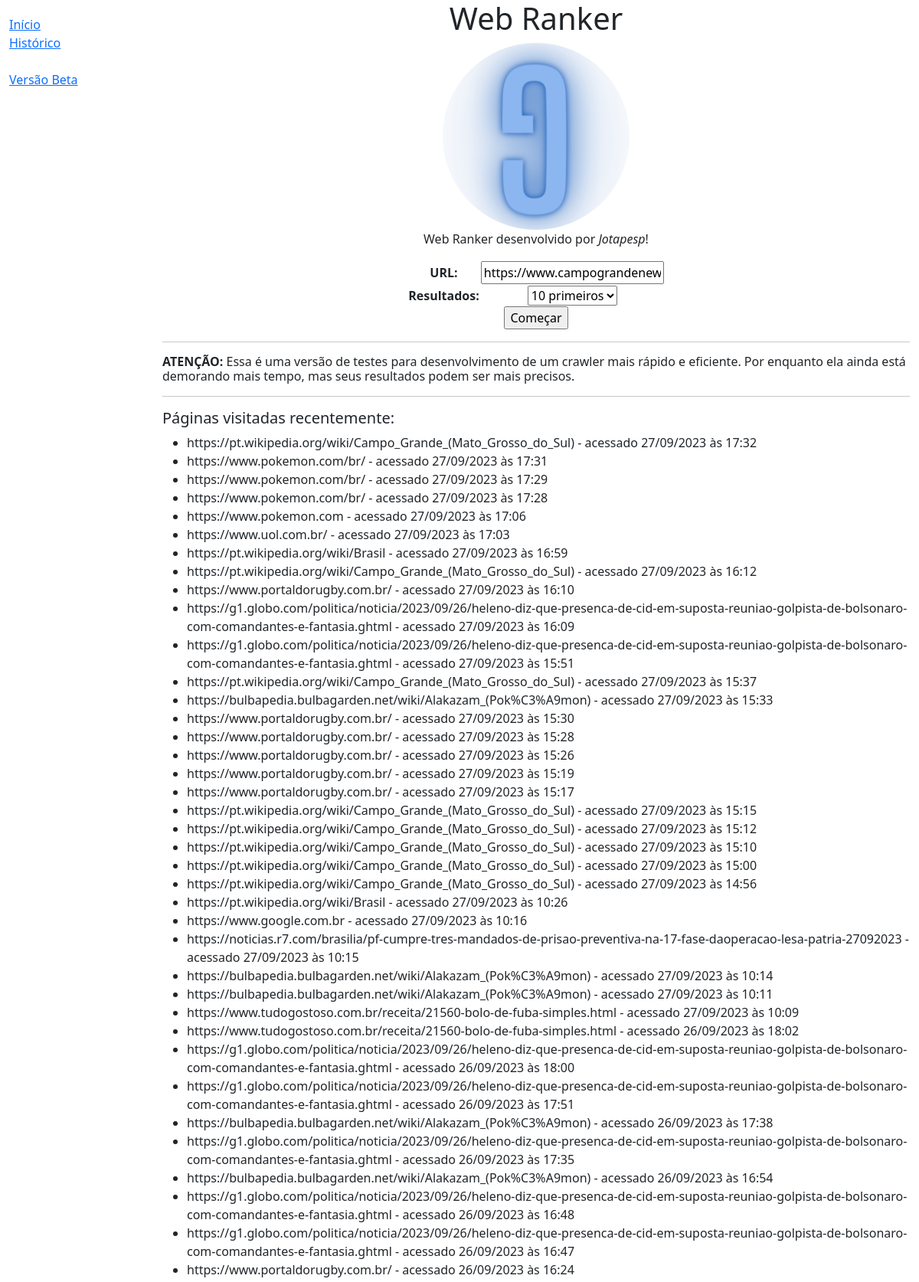
The page /catalog/beta/ (signed in, upper part) on the database its author committed.
### catalog/models.py (models this page shows, shortened)
class Links(models.Model):
    uid = models.AutoField(primary_key=True)
    user = models.IntegerField(null=True, blank=True)
    title = models.CharField(max_length=100, null=True, blank=True)
    url = models.URLField(verbose_name = "URL", help_text="Enter URL to start crawling")
    date = models.DateTimeField(auto_now_add=True)
    class Meta:
        ordering = ['-date', 'title', 'url']

### catalog/views.py (the view)
# urls.py: path('beta/', views.beta, name='beta')
def beta(request):
    TAM = 10
    retrieved_urls = []
    u_id = request.session.get('u_id', -1)
    user = User()
    if u_id == -1:
        user = User.objects.create()
        u_id = user.uid
        request.session['u_id'] = u_id
    else:
        user = User.objects.get(uid=u_id)
    if request.method == 'POST':
        form = EnterURLForm(request.POST)
        if form.is_valid():
            crawler = asyncio.run(create_async_crawler(form.cleaned_data['url']))
            link = Links(url=form.cleaned_data['url'], user=u_id)
            link.save()
            TAM = int(form.cleaned_data['pag'])
            retrieved_urls = crawler.tfidf_vectorize(tam=TAM)
    else:
        form = EnterURLForm(initial={'url': 'https://www.campograndenews.com.br/cidades/capital/pai-de-maniaco-entrega-arma-do-filho-a-policia'})
    links_list = Links.objects.filter(user__exact=u_id)
    message = """Essa é uma versão de testes para desenvolvimento de um crawler
mais rápido e eficiente. Por enquanto ela ainda está demorando mais tempo, mas
seus resultados podem ser mais precisos."""
    context = {
        'links_list': links_list,
        'form': form,
        'retrieved_urls': retrieved_urls,
        'total_pages': TAM,
        'attention_message': message,
    }
    return render(request, 'home.html', context=context)

### catalog/forms.py (shortened to what this page needs)
class EnterURLForm(forms.Form):
    url = forms.URLField(label="URL", required=True)
    pag_choices = (
                ('10', '10 primeiros'),
                ('15', '15 primeiros'),
                ('20', '20 primeiros'),
                ('25', '25 primeiros'),
                ('30', '30 primeiros'),
                ('35', '35 primeiros'),
                ('-1', 'Todos'),
                )
    pag = forms.ChoiceField(label="Resultados", required=True, choices=pag_choices)

### catalog/templates/home.html (shortened to what this page needs)
{% extends "base.html" %}
{% block content %}
  <h1>Web Ranker</h1>
  {% load static %}
  <img src="{% static 'images/logo.png' %}" class="center" title="Logo image: an upside-down G">
  <p>
    Web Ranker desenvolvido por
    <em>Jotapesp</em>!
  </p>
  <form action="" method="POST">
    <table align="center">
      {{ form.as_table }}
    </table>
    <input type="submit" value="Começar">
  </form>
  {% if not request.POST %}
  <hr>
  <h6>
    <strong>ATENÇÃO: </strong>{{ attention_message }}
  </h6>
  <hr>
  {% endif %}
  <h5>Páginas visitadas recentemente:</h5>
  <ul>
    {% if links_list %}
      {% for link in links_list %}
      <li>{% if link.title %}<strong>{{ link.title }}:</strong>{% endif %} {{ link.url }} - acessado {{ link.date|date:"d/m/Y" }} às {{ link.date|time:"H:i" }}</li>
      {% endfor %}
    {% else %}
      <li>Você ainda não enviou nenhuma URL</li>
    {% endif %}
  </ul>
{% endblock %}

### catalog/static/css/styles.css (style rules this page uses)
.center { display: block; margin-left: auto; margin-right: auto; width: 25%; height: auto; border-radius: 50%; }

### catalog/templates/base.html (style rules this page uses)
h1 { text-align: center; }
p { text-align: center; }
form { text-align: center; }
table { text-align: center; }

### rows shown on the page
Links: url "https://pt.wikipedia.org/wiki/Campo_Grande_(Mato_Grosso_do_Sul)", date "27/09/2023", date "17:32"
Links: url "https://www.pokemon.com/br/", date "27/09/2023", date "17:31"
Links: url "https://www.pokemon.com/br/", date "27/09/2023", date "17:29"
Links: url "https://www.pokemon.com/br/", date "27/09/2023", date "17:28"
Links: url "https://www.pokemon.com", date "27/09/2023", date "17:06"
Links: url "https://www.uol.com.br/", date "27/09/2023", date "17:03"
Links: url "https://pt.wikipedia.org/wiki/Brasil", date "27/09/2023", date "16:59"
Links: url "https://pt.wikipedia.org/wiki/Campo_Grande_(Mato_Grosso_do_Sul)", date "27/09/2023", date "16:12"
Links: url "https://www.portaldorugby.com.br/", date "27/09/2023", date "16:10"
Links: url "https://g1.globo.com/politica/noticia/2023/09/26/heleno-diz-que-presenca-de-cid-em-suposta-reuniao-golpista-de-bolsonaro-com-comandantes-e-fantasia.ghtml", date "27/09/2023", date "16:09"
Links: url "https://g1.globo.com/politica/noticia/2023/09/26/heleno-diz-que-presenca-de-cid-em-suposta-reuniao-golpista-de-bolsonaro-com-comandantes-e-fantasia.ghtml", date "27/09/2023", date "15:51"
Links: url "https://pt.wikipedia.org/wiki/Campo_Grande_(Mato_Grosso_do_Sul)", date "27/09/2023", date "15:37"
Links: url "https://bulbapedia.bulbagarden.net/wiki/Alakazam_(Pok%C3%A9mon)", date "27/09/2023", date "15:33"
Links: url "https://www.portaldorugby.com.br/", date "27/09/2023", date "15:30"
Links: url "https://www.portaldorugby.com.br/", date "27/09/2023", date "15:28"
Links: url "https://www.portaldorugby.com.br/", date "27/09/2023", date "15:26"
Links: url "https://www.portaldorugby.com.br/", date "27/09/2023", date "15:19"
Links: url "https://www.portaldorugby.com.br/", date "27/09/2023", date "15:17"
Links: url "https://pt.wikipedia.org/wiki/Campo_Grande_(Mato_Grosso_do_Sul)", date "27/09/2023", date "15:15"
Links: url "https://pt.wikipedia.org/wiki/Campo_Grande_(Mato_Grosso_do_Sul)", date "27/09/2023", date "15:12"
Links: url "https://pt.wikipedia.org/wiki/Campo_Grande_(Mato_Grosso_do_Sul)", date "27/09/2023", date "15:10"
Links: url "https://pt.wikipedia.org/wiki/Campo_Grande_(Mato_Grosso_do_Sul)", date "27/09/2023", date "15:00"
Links: url "https://pt.wikipedia.org/wiki/Campo_Grande_(Mato_Grosso_do_Sul)", date "27/09/2023", date "14:56"
Links: url "https://pt.wikipedia.org/wiki/Brasil", date "27/09/2023", date "10:26"
Links: url "https://www.google.com.br", date "27/09/2023", date "10:16"
Links: url "https://noticias.r7.com/brasilia/pf-cumpre-tres-mandados-de-prisao-preventiva-na-17-fase-daoperacao-lesa-patria-27092023", date "27/09/2023", date "10:15"
Links: url "https://bulbapedia.bulbagarden.net/wiki/Alakazam_(Pok%C3%A9mon)", date "27/09/2023", date "10:14"
Links: url "https://bulbapedia.bulbagarden.net/wiki/Alakazam_(Pok%C3%A9mon)", date "27/09/2023", date "10:11"
Links: url "https://www.tudogostoso.com.br/receita/21560-bolo-de-fuba-simples.html", date "27/09/2023", date "10:09"
Links: url "https://www.tudogostoso.com.br/receita/21560-bolo-de-fuba-simples.html", date "26/09/2023", date "18:02"
Links: url "https://g1.globo.com/politica/noticia/2023/09/26/heleno-diz-que-presenca-de-cid-em-suposta-reuniao-golpista-de-bolsonaro-com-comandantes-e-fantasia.ghtml", date "26/09/2023", date "18:00"
Links: url "https://g1.globo.com/politica/noticia/2023/09/26/heleno-diz-que-presenca-de-cid-em-suposta-reuniao-golpista-de-bolsonaro-com-comandantes-e-fantasia.ghtml", date "26/09/2023", date "17:51"
Links: url "https://bulbapedia.bulbagarden.net/wiki/Alakazam_(Pok%C3%A9mon)", date "26/09/2023", date "17:38"
Links: url "https://g1.globo.com/politica/noticia/2023/09/26/heleno-diz-que-presenca-de-cid-em-suposta-reuniao-golpista-de-bolsonaro-com-comandantes-e-fantasia.ghtml", date "26/09/2023", date "17:35"
Links: url "https://bulbapedia.bulbagarden.net/wiki/Alakazam_(Pok%C3%A9mon)", date "26/09/2023", date "16:54"
Links: url "https://g1.globo.com/politica/noticia/2023/09/26/heleno-diz-que-presenca-de-cid-em-suposta-reuniao-golpista-de-bolsonaro-com-comandantes-e-fantasia.ghtml", date "26/09/2023", date "16:48"
Links: url "https://g1.globo.com/politica/noticia/2023/09/26/heleno-diz-que-presenca-de-cid-em-suposta-reuniao-golpista-de-bolsonaro-com-comandantes-e-fantasia.ghtml", date "26/09/2023", date "16:47"
Links: url "https://www.portaldorugby.com.br/", date "26/09/2023", date "16:24"

### other values the page prints
{{ attention_message }} "Essa é uma versão de testes para desenvolvimento de um crawler mais rápido e eficiente. Por enquanto ela ainda está demorando mais tempo, mas seus resultados podem ser mais precisos."
